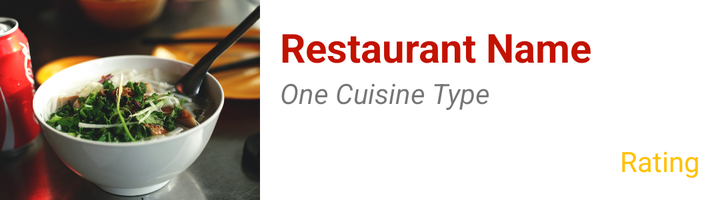
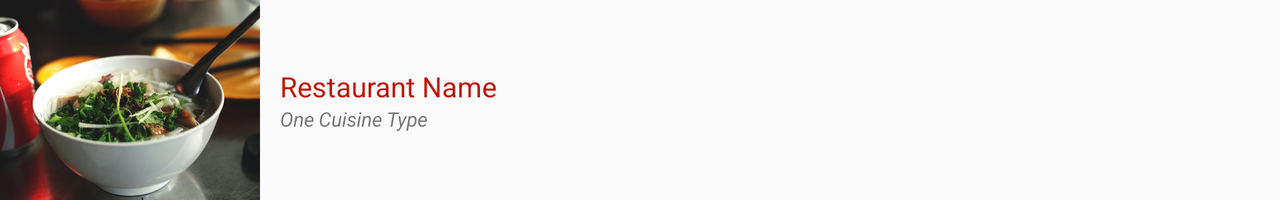

The same Android screen from two of the app's own layout files: first res/layout/ as a phone draws it, then the repository's variant for another configuration, drawn on a device whose configuration selects that folder. Both files follow.
<!-- AndroidManifest.xml: application theme AppTheme -->
<!-- res/layout/restaurant_list_item_drag.xml -->
<?xml version="1.0" encoding="utf-8"?>
<LinearLayout xmlns:android="http://schemas.android.com/apk/res/android"
    android:orientation="horizontal"
    android:layout_width="match_parent"
    android:layout_height="wrap_content">

    <RelativeLayout
        android:layout_width="wrap_content"
        android:layout_height="wrap_content">

        <ImageView
            android:layout_width="130dp"
            android:layout_height="100dp"
            android:id="@+id/restaurantImageView"
            android:src="@drawable/fooddefault"
            android:scaleType="centerCrop"/>

        <ImageView
            android:id="@+id/dragIcon"
            android:layout_width="30dp"
            android:layout_height="30dp"
            android:layout_alignLeft="@id/restaurantImageView"
            android:layout_alignBottom="@id/restaurantImageView"
            android:gravity="bottom|left"
            android:src="@drawable/ic_reorder_white_24dp"/>

    </RelativeLayout>

    <LinearLayout
        android:orientation="vertical"
        android:layout_width="match_parent"
        android:background="#ffffff"
        android:layout_height="match_parent"
        android:padding="10dp">

        <TextView
            android:layout_width="wrap_content"
            android:layout_height="wrap_content"
            android:id="@+id/restaurantNameTextView"
            android:textSize="20dp"
            android:textStyle="bold"
            android:text="Restaurant Name"
            android:textColor="@color/colorPrimary"/>

        <TextView
            android:layout_width="wrap_content"
            android:layout_height="wrap_content"
            android:text="One Cuisine Type"
            android:id="@+id/categoryTextView"
            android:layout_below="@+id/restaurantNameTextView"
            android:layout_alignParentLeft="true"
            android:layout_alignParentStart="true"
            android:textStyle="italic"/>

        <RelativeLayout
            android:layout_width="match_parent"
            android:layout_height="match_parent">

            <TextView
                android:layout_width="wrap_content"
                android:layout_height="wrap_content"
                android:text="Rating"
                android:id="@+id/ratingTextView"
                android:layout_alignParentBottom="true"
                android:layout_alignParentRight="true"
                android:textColor="@color/colorAccent"/>
        </RelativeLayout>
    </LinearLayout>
</LinearLayout>
<!-- resources referenced by this layout -->
<resources>
  <color name="colorAccent">#ffc107</color>
  <color name="colorPrimary">#C31200</color>
  <!-- drawable fooddefault: jpg bitmap (drawable, 115941 bytes) -->
  <style name="AppTheme" parent="Theme.AppCompat.Light.DarkActionBar">
          <item name="colorPrimary">@color/colorPrimary</item>
          <item name="colorPrimaryDark">@color/colorPrimaryDark</item>
          <item name="colorAccent">@color/colorAccent</item>
      </style>
  <color name="colorPrimaryDark">#C31200</color>
</resources>
<!-- res/layout-land/restaurant_list_item_drag.xml (the repository's variant of the layout above) -->
<!-- drawn on the phone turned sideways -->
<?xml version="1.0" encoding="utf-8"?>
<LinearLayout xmlns:android="http://schemas.android.com/apk/res/android"
    android:orientation="horizontal"
    android:layout_width="match_parent"
    android:layout_height="wrap_content">

    <RelativeLayout xmlns:android="http://schemas.android.com/apk/res/android"
        android:layout_width="wrap_content"
        android:layout_height="wrap_content" >

        <ImageView
            android:layout_width="130dp"
            android:layout_height="100dp"
            android:id="@+id/restaurantImageView"
            android:src="@drawable/fooddefault"
            android:scaleType="centerCrop"/>

        <ImageView
            android:id="@+id/dragIcon"
            android:layout_width="30dp"
            android:layout_height="30dp"
            android:layout_alignLeft="@id/restaurantImageView"
            android:layout_alignBottom="@id/restaurantImageView"
            android:gravity="bottom|left"
            android:src="@drawable/ic_reorder_white_24dp" />

    </RelativeLayout>

    <LinearLayout
        android:orientation="vertical"
        android:layout_width="match_parent"
        android:layout_height="match_parent"
        android:gravity="center_vertical"
        android:padding="10dp">

        <TextView
            android:layout_width="wrap_content"
            android:layout_height="wrap_content"
            android:id="@+id/restaurantNameTextView"
            android:textSize="14dp"
            android:text="Restaurant Name"
            android:textColor="@color/colorPrimary"/>

        <TextView
            android:layout_width="wrap_content"
            android:layout_height="wrap_content"
            android:text="One Cuisine Type"
            android:id="@+id/categoryTextView"
            android:textSize="10dp"
            android:layout_alignParentLeft="true"
            android:layout_alignParentStart="true"
            android:textStyle="italic"/>

        <TextView
            android:layout_width="wrap_content"
            android:layout_height="wrap_content"
            android:text="Rating"
            android:visibility="gone"
            android:id="@+id/ratingTextView"
            android:textColor="@color/colorAccent"/>
    </LinearLayout>
</LinearLayout>
